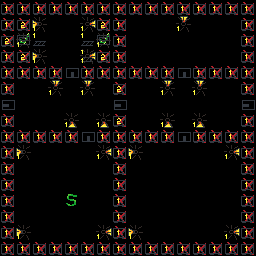

A level layout from a 2D game, rendered from its tile map. Below: a short description, then the map file with its tile-grid data intact:
An orthogonal 16x16 tile map with 16x16 px tiles, 5 tile layers (nav, walls, objects, control, ...).

<map version="1.10" tiledversion="1.11.1" orientation="orthogonal" renderorder="right-down" width="16" height="16" tilewidth="16" tileheight="16" infinite="0" nextlayerid="6" nextobjectid="1">
 <editorsettings>
  <export target="../assets/dungeon_map_01.json" format="json" />
 </editorsettings>
 <tileset firstgid="1" source="dungeon_map_symbols_tileset.tsx" />
 <layer id="2" name="nav" width="16" height="16">
  <data encoding="csv">
2,2,2,2,2,2,2,2,2,2,2,2,2,2,2,2,
2,2,0,0,0,0,2,2,0,0,0,0,0,0,0,2,
2,1,0,0,0,0,1,2,0,0,0,0,0,0,0,2,
2,2,0,0,0,0,2,2,0,0,0,0,0,0,0,2,
2,2,2,2,0,2,2,2,2,2,2,0,2,2,2,2,
2,0,0,0,0,0,0,2,0,0,0,0,0,0,0,2,
0,0,0,0,0,0,0,0,0,0,0,0,0,0,0,0,
2,0,0,0,0,0,0,2,0,0,0,0,0,0,0,2,
2,2,2,2,2,0,2,2,2,2,2,0,2,2,2,2,
2,0,0,0,0,0,0,2,0,0,0,0,0,0,0,2,
2,0,0,0,0,0,0,2,0,0,0,0,0,0,0,2,
2,0,0,0,0,0,0,2,0,0,0,0,0,0,0,2,
2,0,0,0,0,0,0,2,0,0,0,0,0,0,0,2,
2,0,0,0,0,0,0,2,0,0,0,0,0,0,0,2,
2,0,0,0,0,0,0,2,0,0,0,0,0,0,0,2,
2,2,2,2,2,2,2,2,2,2,2,2,2,2,2,2
</data>
 </layer>
 <layer id="1" name="walls" width="16" height="16">
  <data encoding="csv">
3,3,3,3,3,3,3,3,3,3,3,3,3,3,3,3,
3,4,0,0,0,0,4,3,0,0,0,0,0,0,0,3,
4,14,0,0,0,0,14,3,0,0,0,0,0,0,0,3,
3,4,0,0,0,10,4,3,0,0,0,0,0,0,0,3,
3,3,3,3,0,3,3,3,3,3,3,0,3,3,3,3,
3,0,0,0,0,0,0,4,0,0,0,0,0,0,0,3,
0,0,0,0,0,0,0,0,0,0,0,0,0,0,0,0,
3,0,0,0,0,0,0,4,0,0,0,0,0,0,0,3,
3,3,3,3,3,0,3,3,3,3,3,0,3,3,3,3,
3,0,0,0,0,0,0,3,0,0,0,0,0,0,0,3,
3,0,0,0,0,0,0,3,0,0,0,0,0,0,0,3,
3,0,0,0,0,0,0,3,0,0,0,0,0,0,0,3,
3,0,0,0,0,0,0,3,0,0,0,0,0,0,0,3,
3,0,0,0,0,0,0,3,0,0,0,0,0,0,0,3,
3,0,0,0,0,0,0,3,0,0,0,0,0,0,0,3,
3,3,3,3,3,3,3,3,3,3,3,3,3,3,3,3
</data>
 </layer>
 <layer id="5" name="objects" width="16" height="16">
  <data encoding="csv">
0,0,0,0,0,0,0,0,0,0,0,0,0,0,0,0,
0,0,18,0,0,17,0,0,0,0,0,15,0,0,0,0,
0,0,10,0,0,10,0,0,0,0,0,0,0,0,0,0,
0,0,18,0,0,17,0,0,0,0,0,0,0,0,0,0,
0,0,0,0,6,0,0,0,0,0,0,6,0,0,0,0,
0,0,0,15,0,15,0,0,0,0,15,0,15,0,0,0,
20,0,0,0,0,0,0,20,0,0,0,0,0,0,0,20,
0,0,0,0,16,0,16,0,0,0,16,0,16,0,0,0,
0,0,0,0,0,6,0,0,0,0,0,6,0,0,0,0,
0,18,0,0,0,0,17,0,18,0,0,0,0,0,17,0,
0,0,0,0,0,0,0,0,0,0,0,0,0,0,0,0,
0,0,0,0,0,0,0,0,0,0,0,0,0,0,0,0,
0,0,0,0,0,0,0,0,0,0,0,0,0,0,0,0,
0,0,0,0,0,0,0,0,0,0,0,0,0,0,0,0,
0,18,0,0,0,0,17,0,18,0,0,0,0,0,17,0,
0,0,0,0,0,0,0,0,0,0,0,0,0,0,0,0
</data>
 </layer>
 <layer id="3" name="control" width="16" height="16">
  <data encoding="csv">
0,0,0,0,0,0,0,0,0,0,0,0,0,0,0,0,
0,0,0,0,0,0,0,0,0,0,0,0,0,0,0,0,
0,0,0,0,0,0,0,0,0,0,0,0,0,0,0,0,
0,0,0,0,0,0,0,0,0,0,0,0,0,0,0,0,
0,0,0,0,0,0,0,0,0,0,0,0,0,0,0,0,
0,0,0,0,0,0,0,0,0,0,0,0,0,0,0,0,
0,0,0,0,0,0,0,0,0,0,0,0,0,0,0,0,
0,0,0,0,0,0,0,0,0,0,0,0,0,0,0,0,
0,0,0,0,0,0,0,0,0,0,0,0,0,0,0,0,
0,0,0,0,0,0,0,0,0,0,0,0,0,0,0,0,
0,0,0,0,0,0,0,0,0,0,0,0,0,0,0,0,
0,0,0,0,0,0,0,0,0,0,0,0,0,0,0,0,
0,0,0,0,13,0,0,0,0,0,0,0,0,0,0,0,
0,0,0,0,0,0,0,0,0,0,0,0,0,0,0,0,
0,0,0,0,0,0,0,0,0,0,0,0,0,0,0,0,
0,0,0,0,0,0,0,0,0,0,0,0,0,0,0,0
</data>
 </layer>
 <layer id="4" name="lights" width="16" height="16">
  <data encoding="csv">
0,0,0,0,0,0,0,0,0,0,0,0,0,0,0,0,
0,0,7,0,0,7,0,0,0,0,0,7,0,0,0,0,
0,7,0,0,0,0,7,0,0,0,0,0,0,0,0,0,
0,0,7,0,0,7,0,0,0,0,0,0,0,0,0,0,
0,0,0,0,0,0,0,0,0,0,0,0,0,0,0,0,
0,0,0,7,0,7,0,0,0,0,7,0,7,0,0,0,
0,0,0,0,0,0,0,0,0,0,0,0,0,0,0,0,
0,0,0,0,7,0,7,0,0,0,7,0,7,0,0,0,
0,0,0,0,0,0,0,0,0,0,0,0,0,0,0,0,
0,7,0,0,0,0,7,0,7,0,0,0,0,0,7,0,
0,0,0,0,0,0,0,0,0,0,0,0,0,0,0,0,
0,0,0,0,0,0,0,0,0,0,0,0,0,0,0,0,
0,0,0,0,0,0,0,0,0,0,0,0,0,0,0,0,
0,0,0,0,0,0,0,0,0,0,0,0,0,0,0,0,
0,7,0,0,0,0,7,0,7,0,0,0,0,0,7,0,
0,0,0,0,0,0,0,0,0,0,0,0,0,0,0,0
</data>
 </layer>
</map>
